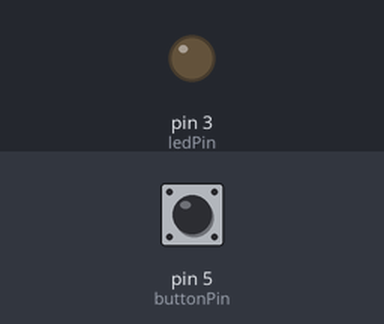
Simulated run of this sketch. Board: Arduino Uno, built with avr-gcc and run on an emulated ATmega328P. On the bench: output pins drawn as LEDs (lit = HIGH). Inputs (shaded band) come from the test bench; at power-on: pin 5 (buttonPin) HIGH.

Above: at 1.2 s.
1.3 s: pin 5 (buttonPin) pulled LOW for 0.15 s
At 1.37 s:
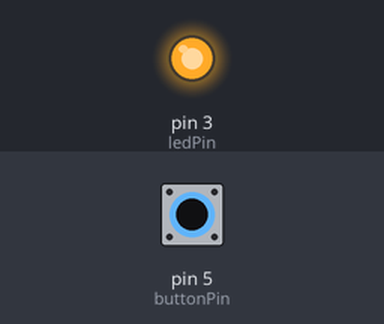
2.9 s: pin 5 (buttonPin) pulled LOW for 3.2 s
At 6.9 s:
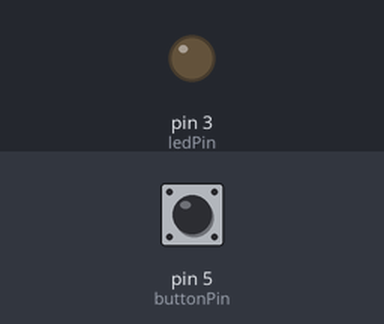
Timing chart, 0 to 8.4 s (numbered marks = the images above; inputs shaded):
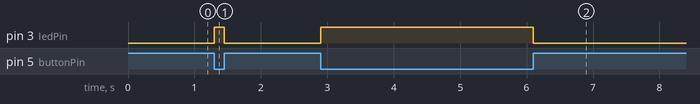

Measured:
- after the input at 1.3 s, pin 3 (ledPin): LOW → HIGH at once, → LOW 0.15 s later
- after the input at 2.9 s, pin 3 (ledPin): LOW → HIGH at once, → LOW 3.2 s later

The sketch:

code.ino
```cpp
const int buttonPin = 5;
const int ledPin = 3;

void setup() {
  pinMode(buttonPin, INPUT_PULLUP);
  pinMode(ledPin, OUTPUT);
}

void loop() {
  if (digitalRead(buttonPin) == LOW) {   // pressed
    digitalWrite(ledPin, HIGH);
  } else {
    digitalWrite(ledPin, LOW);
  }
}
```
